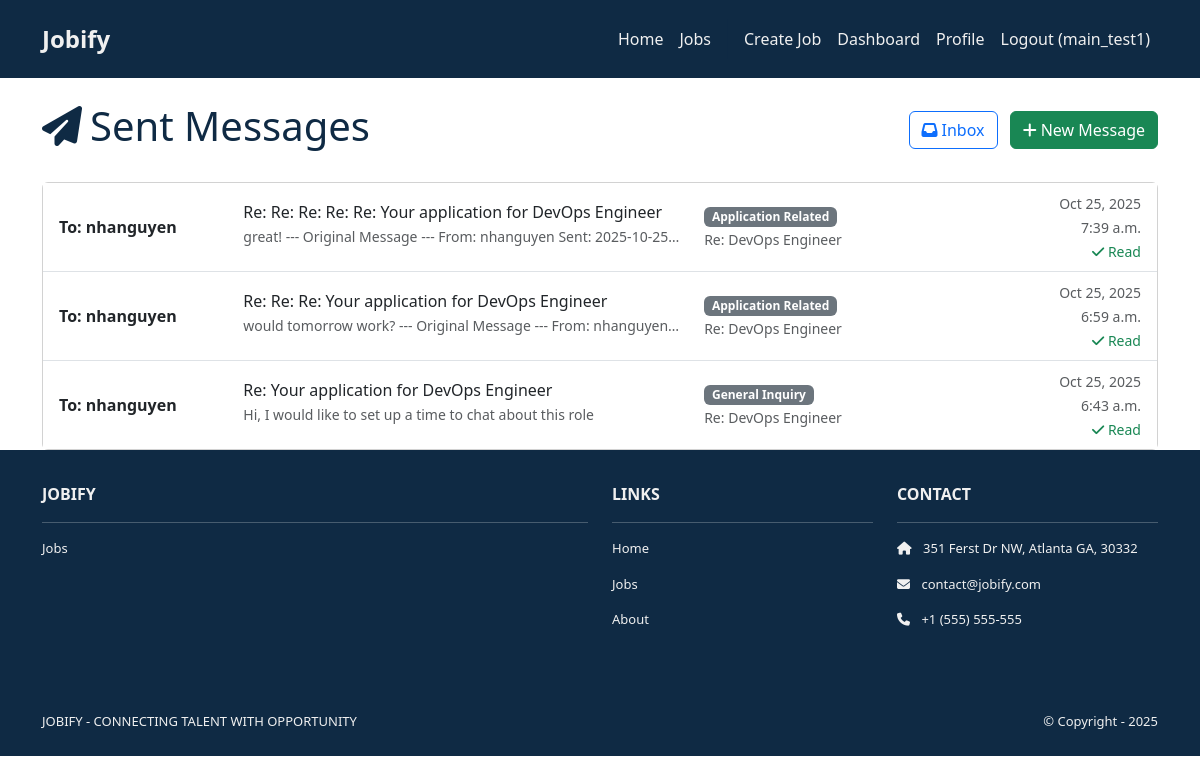
The app's page /jobs/messages/sent/ (signed in) with its own data.
### jobs/models.py (models this page shows, shortened)
class Message(models.Model):
    MESSAGE_TYPES = [
        ('application', 'Application Related'),
        ('interview', 'Interview Invitation'),
        ('offer', 'Job Offer'),
        ('general', 'General Inquiry'),
        ('rejection', 'Rejection'),
    ]
    sender = models.ForeignKey(User, on_delete=models.CASCADE, related_name='sent_messages')
    recipient = models.ForeignKey(User, on_delete=models.CASCADE, related_name='received_messages')
    application = models.ForeignKey(
        Application,
        on_delete=models.CASCADE,
        related_name='messages',
        null=True,
        blank=True
    )
    subject = models.CharField(max_length=200)
    content = models.TextField()
    message_type = models.CharField(max_length=20, choices=MESSAGE_TYPES, default='application')
    is_read = models.BooleanField(default=False)
    sent_at = models.DateTimeField(auto_now_add=True)
    email_sent = models.BooleanField(default=False)
    email_sent_at = models.DateTimeField(null=True, blank=True)
    email_failed = models.BooleanField(default=False)
    email_failure_reason = models.TextField(blank=True)
    class Meta:
        ordering = ['-sent_at']

class Application(models.Model):
    APPLICATION_STATUS_CHOICES = [
        ("applied", "Applied"),
        ("reviewed", "Reviewed"),
        ("interview", "Interview"),
        ("offer", "Offer"),
        ("closed", "Closed"),
    ]
    job = models.ForeignKey(Job, on_delete=models.CASCADE, related_name="applications")
    applicant = models.ForeignKey(
        User, on_delete=models.CASCADE, related_name="job_applications"
    )
    application_note = models.TextField(
        help_text="Why are you interested in this position?"
    )
    applied_at = models.DateTimeField(auto_now_add=True)
    status = models.CharField(
        max_length=20, choices=APPLICATION_STATUS_CHOICES, default="applied"
    )
    resume = models.FileField(upload_to="resumes/", blank=True, null=True)
    class Meta:
        unique_together = ["job", "applicant"]

class Job(models.Model):
    JOB_TYPE_CHOICES = [
        ("full_time", "Full Time"),
        ("part_time", "Part Time"),
        ("contract", "Contract"),
        ("internship", "Internship"),
        ("remote", "Remote"),
    ]
    EXPERIENCE_LEVEL_CHOICES = [
        ("entry", "Entry Level"),
        ("mid", "Mid Level"),
        ("senior", "Senior Level"),
        ("lead", "Lead"),
    ]
    title = models.CharField(max_length=255)
    company = models.CharField(max_length=255)
    location = models.CharField(max_length=255)
    latitude = models.FloatField(null=True, blank=True)
    longitude = models.FloatField(null=True, blank=True)
    description = models.TextField()
    requirements = models.TextField(blank=True)
    salary_range = models.CharField(max_length=100, blank=True)
    job_type = models.CharField(
        max_length=20, choices=JOB_TYPE_CHOICES, default="full_time"
    )
    experience_level = models.CharField(
        max_length=20, choices=EXPERIENCE_LEVEL_CHOICES, default="mid"
    )
    posted_at = models.DateTimeField(auto_now_add=True)
    is_active = models.BooleanField(default=True)
    employer = models.ForeignKey(
        User,
        on_delete=models.CASCADE,
        related_name="posted_jobs",
        null=True,  # Make nullable for existing data
        blank=True
    )
    application_email = models.EmailField(blank=True)

### jobs/views.py (the view)
# urls.py: path('messages/sent/', views.sent_messages, name='sent_messages'),
@login_required
def sent_messages(request):
    sent_messages = Message.objects.filter(sender=request.user).order_by('-sent_at')
    context = {
        'sent_messages': sent_messages
    }
    return render(request, 'jobs/sent_messages.html', context)

### jobs/templates/jobs/sent_messages.html
{% extends 'base.html' %}
{% load static %}
{% block content %}
<div class="container mt-4">
    <div class="row">
        <div class="col-12">
            <div class="d-flex justify-content-between align-items-center mb-4">
                <h1 class="navy-text">
                    <i class="fas fa-paper-plane me-2"></i>Sent Messages
                </h1>
                <div>
                    <a href="{% url 'inbox' %}" class="btn btn-outline-primary me-2">
                        <i class="fas fa-inbox me-1"></i>Inbox
                    </a>
                    <a href="{% url 'send_message' %}" class="btn btn-success">
                        <i class="fas fa-plus me-1"></i>New Message
                    </a>
                </div>
            </div>
            {% if sent_messages %}
            <div class="card">
                <div class="card-body p-0">
                    <div class="list-group list-group-flush">
                        {% for message in sent_messages %}
                        <a href="{% url 'message_detail' message.id %}" class="list-group-item list-group-item-action">
                            <div class="row align-items-center">
                                <div class="col-md-2">
                                    <strong>To: {{ message.recipient.get_full_name|default:message.recipient.username }}</strong>
                                </div>
                                <div class="col-md-5">
                                    <h6 class="mb-1">{{ message.subject }}</h6>
                                    <p class="mb-1 text-muted small text-truncate">{{ message.content }}</p>
                                </div>
                                <div class="col-md-2">
                                    <span class="badge bg-secondary">{{ message.get_message_type_display }}</span>
                                    {% if message.application %}
                                    <br><small class="text-muted">Re: {{ message.application.job.title }}</small>
                                    {% endif %}
                                </div>
                                <div class="col-md-3 text-end">
                                    <small class="text-muted">{{ message.sent_at|date:"M d, Y" }}</small>
                                    <br><small class="text-muted">{{ message.sent_at|time }}</small>
                                    {% if message.is_read %}
                                    <br><small class="text-success"><i class="fas fa-check"></i> Read</small>
                                    {% else %}
                                    <br><small class="text-muted"><i class="fas fa-clock"></i> Unread</small>
                                    {% endif %}
                                </div>
                            </div>
                        </a>
                        {% endfor %}
                    </div>
                </div>
            </div>
            {% else %}
            <div class="alert alert-info text-center">
                <i class="fas fa-paper-plane fa-2x mb-3"></i>
                <h4>No sent messages</h4>
                <p class="mb-0">You haven't sent any messages yet.</p>
            </div>
            {% endif %}
        </div>
    </div>
</div>
{% endblock %}

### templates/base.html (shortened to what this page needs)
<!DOCTYPE html>
<html>
  {% load static %}
  <head>
    <link href="https://cdn.jsdelivr.net/npm/bootstrap@5.3.3/dist/css/bootstrap.min.css" rel="stylesheet">
    <link rel="stylesheet" href="https://cdnjs.cloudflare.com/ajax/libs/font-awesome/6.1.1/css/all.min.css">
    <link rel="stylesheet" type="text/css" href="{% static 'css/style.css' %}">
  </head>
  <body>
    <nav class="p-3 navbar navbar-dark navy-header navbar-expand-lg">
      <div class="container">
        <a class="navbar-brand" href="{% url 'home.index' %}">
          <span class="eggshell-text fw-bold fs-4">Jobify</span>
        </a>
        <div class="collapse navbar-collapse" id="navbarNavAltMarkup">
          <div class="navbar-nav ms-auto navbar-ml">
            <a class="nav-link navy-text" href="{% url 'home.index' %}">Home</a>
            <a class="nav-link navy-text" href="{% url 'job_list' %}">Jobs</a>
            {% if user.is_authenticated %}
              {% if user.profile.user_type == 'recruiter' %}
                <a class="nav-link navy-text" href="{% url 'create_job' %}">Create Job</a>
                <a class="nav-link navy-text" href="{% url 'recruiter_dashboard' %}">Dashboard</a>
                <a class="nav-link navy-text" href="{% url 'accounts.profile' %}">Profile</a>
              {% else %}
                <a class="nav-link navy-text" href="{% url 'user_dashboard' %}">Dashboard</a>
                <a class="nav-link navy-text" href="{% url 'accounts.profile' %}">Profile</a>
              {% endif %}
              <a class="nav-link navy-text" href="{% url 'accounts.logout' %}">Logout ({{user.username }})</a>
            {% else %}
            <a class="nav-link navy-text" href="{% url 'accounts.signup' %}">Sign Up</a>
            <a class="nav-link navy-text" href="{% url 'accounts.login' %}">Login</a>
            {% endif %}
          </div>
        </div>
      </div>
    </nav>
    <div>
      {% block content %}
      {% endblock content %}
    </div>
    <section class="p-3 ms-footer d-none d-md-block">
      <div class="container">
        <div class="row mt-3 eggshell-text">
          <div class="col-md-6 col-lg-6 col-xl-6 mx-auto mb-4">
            <b>JOBIFY</b>
            <hr />
            <p><a class="nav-link" href="{% url 'job_list' %}">Jobs</a></p>
          </div>
          <div class="col-md-3 col-lg-3 col-xl-3 mx-auto mb-4">
            <b>LINKS</b>
            <hr />
            <p><a class="nav-link" href="{% url 'home.index' %}">Home</a></p>
            <p><a class="nav-link" href="#">Jobs</a></p>
            <p><a class="nav-link" href="#">About</a></p>
          </div>
          <div class="col-md-3 col-lg-3 col-xl-3 mx-auto mb-4">
            <b>CONTACT</b>
            <hr />
            <p><i class="fas fa-home me-2"></i> 351 Ferst Dr NW, Atlanta GA, 30332</p>
            <p><i class="fas fa-envelope me-2"></i> contact@jobify.com</p>
            <p><i class="fas fa-phone me-2"></i> +1 (555) 555-555</p>
          </div>
        </div>
      </div>
    </section>
    <section class="p-3 ms-footer-bottom bg-dark">
      <div class="container d-flex justify-content-between">
        <div class="me-5 eggshell-text">
          <span>JOBIFY - CONNECTING TALENT WITH OPPORTUNITY</span>
        </div>
        <div class="eggshell-text">
          <span>© Copyright - 2025</span>
        </div>
      </div>
    </section>
  </body>
</html>

### jobsite/static/css/style.css (style rules this page uses)
html .eggshell-text, html .eggshell-text *, html .eggshell-text h1, html .eggshell-text h2, html .eggshell-text h3, html .eggshell-text h4, html .eggshell-text h5, html .eggshell-text h6, html .eggshell-text p, html .eggshell-text span, html .eggshell-text a, html .eggshell-text div { color: #F0F0F0 !important; }
.navbar a.nav-link { color: #F0F0F0 !important; }
.bg-dark { background-color: #0f2a44 !important; }
.ms-footer { background-color: #0f2a44; }
.ms-footer p { color: #F0F0F0; font-size: 13px; }
.ms-footer-bottom span { font-size: 13px; line-height: 38px; }
.navy-header { background-color: #0f2a44 !important; }
.navy-text { color: #0f2a44 !important; }
.eggshell-text, .eggshell-text *, .eggshell-text a, .eggshell-text span, .eggshell-text h1, .eggshell-text h2, .eggshell-text h3, .eggshell-text h4, .eggshell-text h5, .eggshell-text h6, .eggshell-text p, .eggshell-text div, .eggshell-text b, .eggshell-text strong, .eggshell-text i, .eggshell-text em { color: #F0F0F0 !important; }

### templates/base.html (style rules this page uses)
.eggshell-text, .eggshell-text * { color: #F0F0F0 !important; }
.navy-text, .navy-text * { color: #0f2a44 !important; }
.navbar-brand .eggshell-text { color: #F0F0F0 !important; }

### records on screen
Message: recipient.get_full_name "nhanguyen", subject "Re: Re: Re: Re: Re: Your application for DevOps Engineer", content "great! --- Original Message --- From: nhanguyen Sent: 2025-10-25…", message_type "Application Related", application.job "DevOps Engineer", sent_at "Oct 25, 2025", sent_at "7:39 a.m.", is_read True (drawn)
Message: recipient.get_full_name "nhanguyen", subject "Re: Re: Re: Your application for DevOps Engineer", content "would tomorrow work? --- Original Message --- From: nhanguyen…", message_type "Application Related", application.job "DevOps Engineer", sent_at "Oct 25, 2025", sent_at "6:59 a.m.", is_read True (drawn)
Message: recipient.get_full_name "nhanguyen", subject "Re: Your application for DevOps Engineer", content "Hi, I would like to set up a time to chat about this role", message_type "General Inquiry", application.job "DevOps Engineer", sent_at "Oct 25, 2025", sent_at "6:43 a.m.", is_read True (drawn)

### other values on screen
{{ user.username }} "main_test1"
